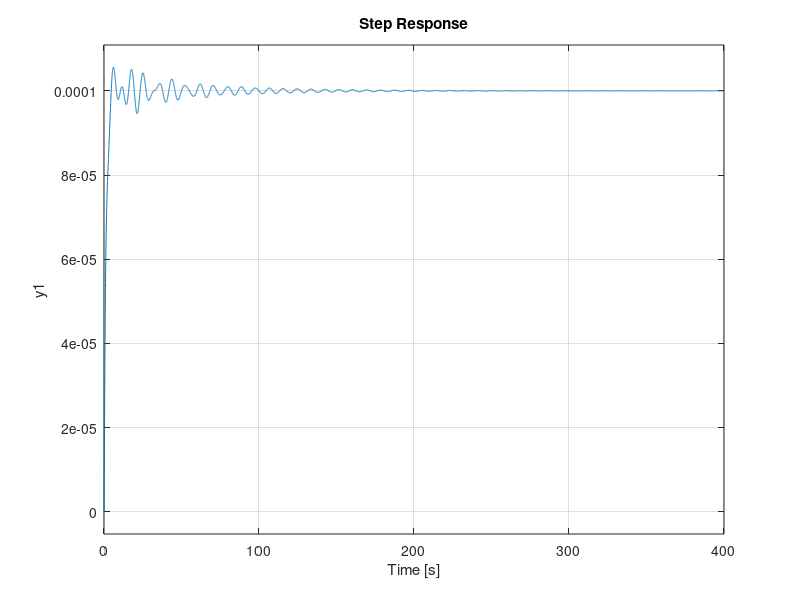
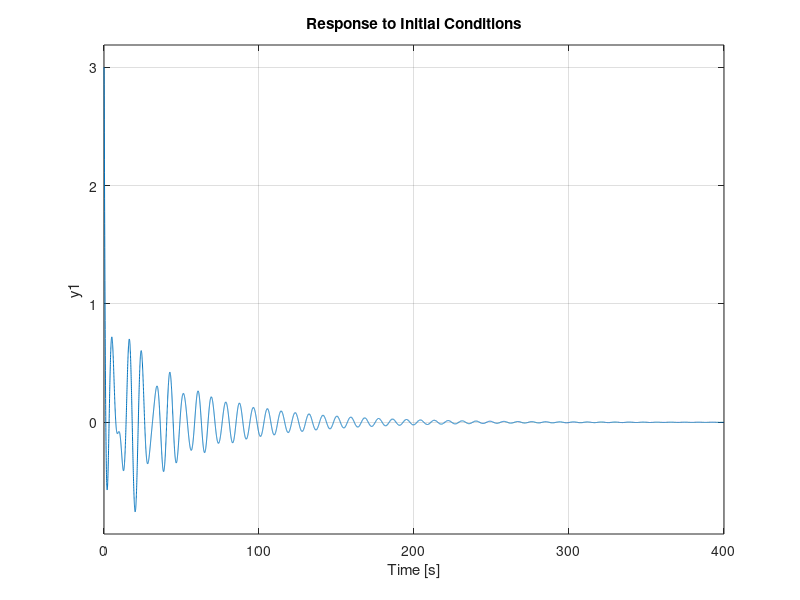
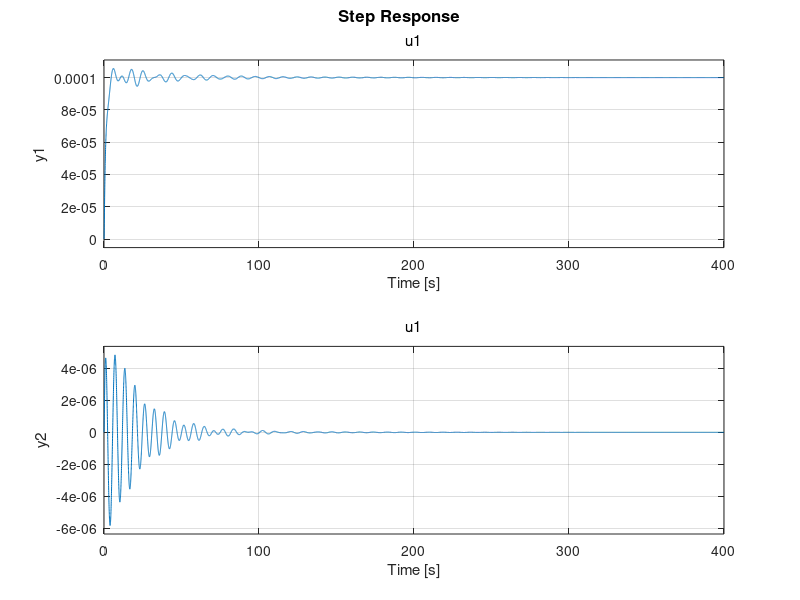
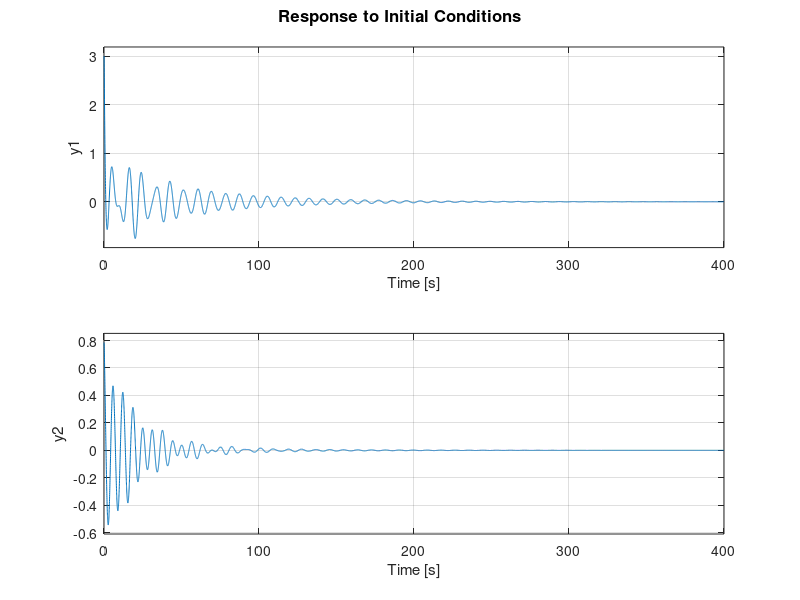

These figures' MATLAB source, in order:
%% Brendan Neal, Adam Lobo, and Hoang Pham
%% ENPM667 Project 2 (Final Project)
%% Part 2 Part F: Luenberger Observer
clear
clc

%% Setup
MM = 1000;
m1 = 100;
m2 = 100;
l1 = 20;
l2 = 10;
g = 9.81;

%A matrix
A_open_loop = [0, 1, 0, 0, 0, 0;
    0, 0, -m1*g/MM, 0, -m2*g/MM, 0;
    0, 0, 0, 1, 0, 0;
    0, 0, -(MM+m1)*g/(MM*l1), 0, -m2*g/(MM*l1), 0;
    0, 0, 0, 0, 0, 1;
    0, 0, -m1*g/(MM*l2), 0, -(MM+m2)*g/(MM*l2), 0];

%B matrix
B_open_loop = [0; 1/MM; 0; 1/(MM*l1); 0; 1/(MM*l2)];

%Observable Output Vectors
%Have to change the format to get graphs properly.
C1 = [1, 0, 0, 0, 0, 0];
C2 = [1,0,0,0,0,0; 0,0,0,0,1,0];
C3 = [1, 0, 0, 0, 0, 0 ; 0, 0, 1, 0, 0, 0 ;0, 0, 0, 0, 1, 0];

D = 0;

% LQR
% Selection of Q and R:
Q = [1000 0 0 0 0 0;
    0 1000 0 0 0 0;
    0 0 1000 0 0 0;
    0 0 0 1000 0 0
    0 0 0 0 1000 0
    0 0 0 0 0 1000];
R = 0.00001; % GOOD R

% Designing LQR Controller:
[K, P, EigenValues] = lqr(A_open_loop, B_open_loop, Q, R);

%% Placeing Poles and Getting L
%Placing Poles
des_poles = [-5, -4, -2, -8, -9, -3];
%Output Vector 1
L_C1=place(A_open_loop',C1',des_poles);
L_C1=L_C1';

%Output Vector 2
L_C2=place(A_open_loop',C2',des_poles);
L_C2=L_C2';

%Output Vector 3
L_C3=place(A_open_loop',C3',des_poles);
L_C3=L_C3';

%% Forming Closed Loop Systems

%First output vector
A_closed_loop_1=[(A_open_loop-B_open_loop*K) (B_open_loop*K); zeros(size(A_open_loop)) (A_open_loop-L_C1*C1)];
B_closed_loop_1=[ B_open_loop ;zeros(size(B_open_loop))];
C_closed_loop_1= [C1 zeros(size(C1))];
D_closed_loop_1=D;

%Second output vector
A_closed_loop_2=[(A_open_loop-B_open_loop*K) (B_open_loop*K); zeros(size(A_open_loop)) (A_open_loop-L_C2*C2)];
B_closed_loop_2=[ B_open_loop ;zeros(size(B_open_loop))];
C_closed_loop_2= [C2 zeros(size(C2))];
D_closed_loop_2=D;

%Third output vector
A_closed_loop_3=[(A_open_loop-B_open_loop*K) (B_open_loop*K); zeros(size(A_open_loop)) (A_open_loop-L_C3*C3)];
B_closed_loop_3=[ B_open_loop ;zeros(size(B_open_loop))];
C_closed_loop_3= [C3 zeros(size(C3))];
D_closed_loop_3=D;


%% Simulating First System
%Initial Conditions
X_0 = [3; 0; pi/4; 0; pi/4; 0; 0; 0; 0; 0; 0; 0];

Vector1_Sys=ss(A_closed_loop_1,B_closed_loop_1,C_closed_loop_1,D_closed_loop_1);
figure()
step(Vector1_Sys);
figure()
initial(Vector1_Sys,X_0);
grid on

%% Simulating Second System
Vector2_Sys=ss(A_closed_loop_2,B_closed_loop_2,C_closed_loop_2,D_closed_loop_2);
figure()
step(Vector2_Sys);
figure()
initial(Vector2_Sys,X_0);
grid on

%% Simulating Third System
Vector3_Sys=ss(A_closed_loop_3,B_closed_loop_3,C_closed_loop_3,D_closed_loop_3);
figure()
step(Vector3_Sys);
figure()
initial(Vector3_Sys,X_0);
grid on



